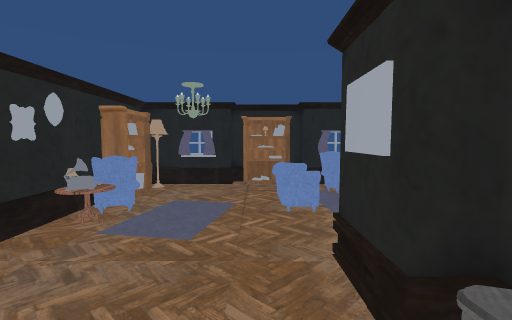
view 1 (above)

16 first-person views from a walk through a Unity game level. The camera is 1.5 m above the floor, tilts 4° down and sees 85° across. Doors are open. The floor is counted in squares, 1 m on a side. Each view is taken from the middle of a square. On the plan, view 1 faces up. The plan holds only what a view shows up to about 14 squares ahead; the rest is blank. Some surface patterns are stand-ins.

view 2
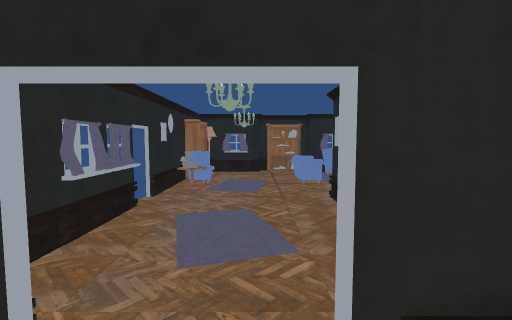

view 3
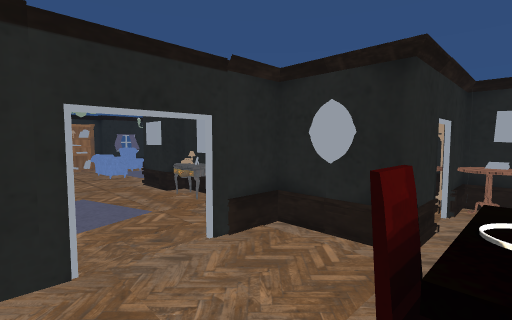

view 4
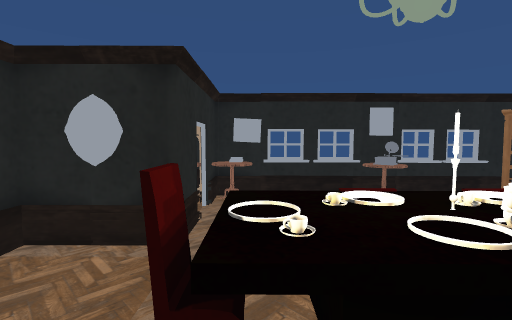

view 5
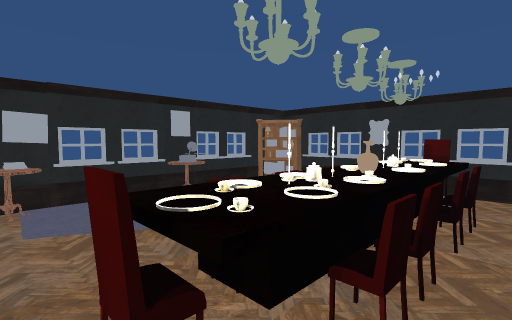

view 6
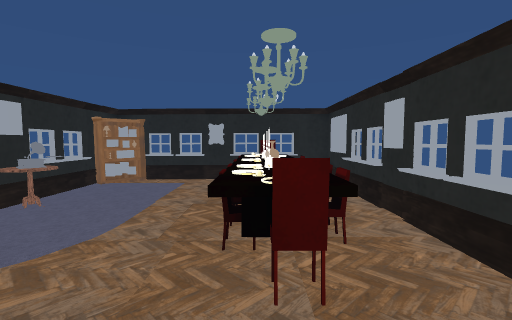

view 7
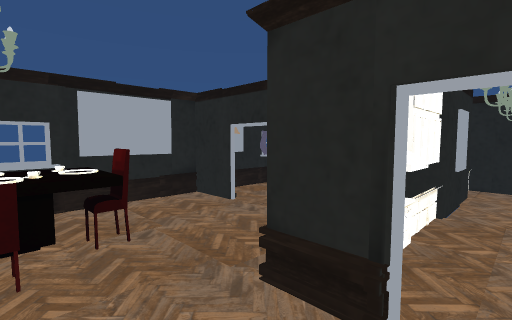

view 8
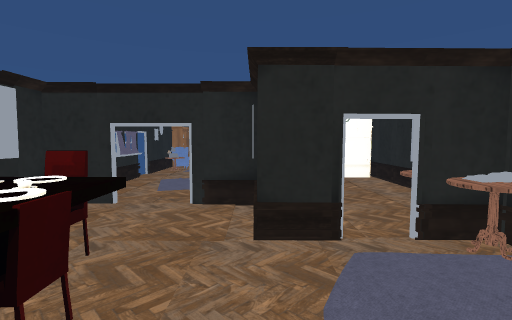

view 9
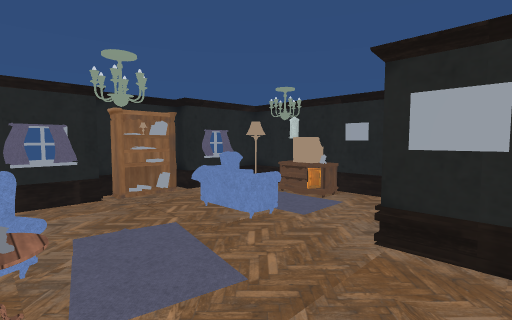

view 10
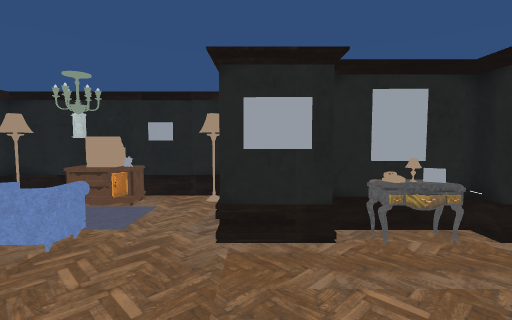

view 11
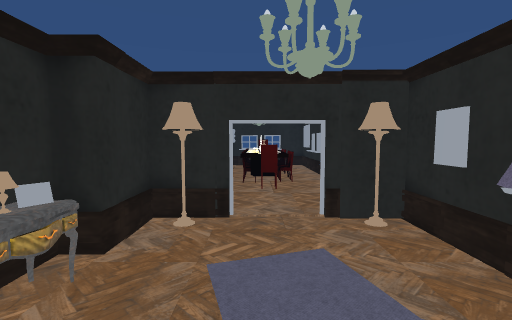

view 12
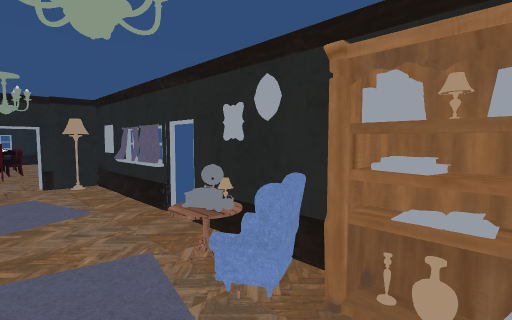

view 13
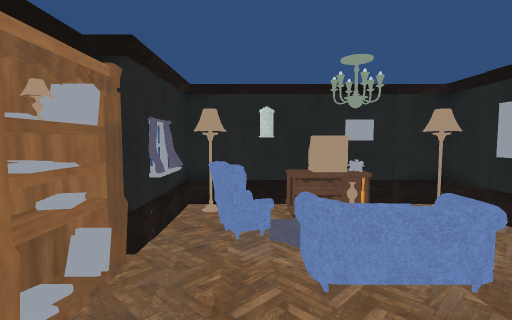

view 14
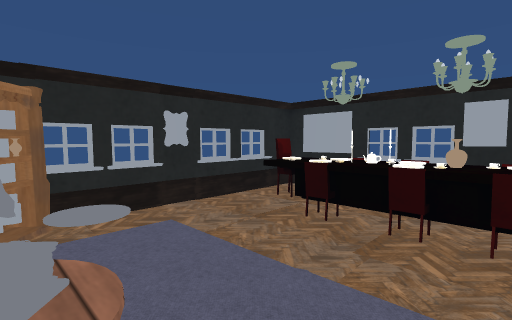

view 15
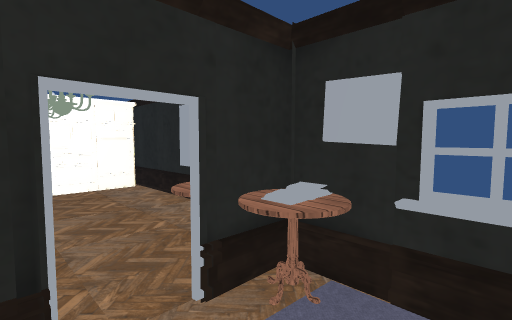

view 16
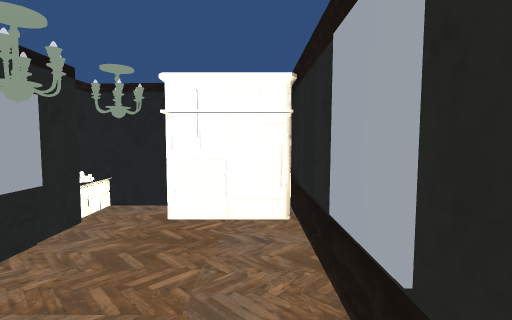

### Floor plan
Ten units are one square. View 1 is at (0, 0); x grows to the right and y downward. Boxes are objects, and circles mark ways between rooms. Rooms are numbered by the first view taken in them; rooms with no view inside come last. Other rooms are left out.
<svg viewBox="-50 -110 114 256">
<path fill="none" stroke="#000" d="M28 -35 46 -35 46 -95M18 -21 18 -4M-39 -65 -39 -34M-39 -26 -39 23 -23 23M-4 -102 -8 -102 -8 -96 -36 -96M46 -96 17 -96 17 -102M-5 23 10 23M11 26 11 6 17 6 17 -19 11 -19 11 -25M-36 -26 -36 0M-14 -95 -26 -95M46 -95 23 -95M46 85 46 64M24 49 11 49 11 45M46 130 46 94M11 26 -6 26M-23 26 -39 26 -39 141 35 141M-21 58 -15 58M44 84 44 64M-36 58 -36 75M10 139 34 139M44 123 44 98M-27 139 0 139M18 -4 18 8M59 21 59 -34M46 56 46 49M30 -34 25 -34M18 8 11 8"/>
<rect x="-45" y="-75" width="10" height="10" fill="#bbb"><title>other object</title></rect>
<rect x="-45" y="-85" width="10" height="10" fill="#bbb"><title>other object</title></rect>
<rect x="-35" y="-45" width="10" height="10" fill="#bbb"><title>other object</title></rect>
<rect x="-35" y="-55" width="10" height="10" fill="#bbb"><title>other object</title></rect>
<rect x="-35" y="-65" width="10" height="10" fill="#bbb"><title>other object</title></rect>
<rect x="-35" y="-75" width="10" height="10" fill="#bbb"><title>other object</title></rect>
<rect x="-35" y="-85" width="10" height="10" fill="#bbb"><title>other object</title></rect>
<rect x="-25" y="-25" width="20" height="30" fill="#bbb"><title>other object</title></rect>
<rect x="-25" y="-65" width="10" height="10" fill="#bbb"><title>other object</title></rect>
<rect x="-5" y="-15" width="10" height="10" fill="#bbb"><title>other object</title></rect>
<rect x="-5" y="-105" width="10" height="10" fill="#bbb"><title>other object</title></rect>
<rect x="5" y="-15" width="10" height="20" fill="#bbb"><title>other object</title></rect>
<rect x="5" y="-35" width="10" height="10" fill="#bbb"><title>other object</title></rect>
<rect x="5" y="-75" width="10" height="20" fill="#bbb"><title>other object</title></rect>
<rect x="5" y="-105" width="10" height="10" fill="#bbb"><title>other object</title></rect>
<rect x="15" y="-35" width="10" height="10" fill="#bbb"><title>other object</title></rect>
<rect x="15" y="-95" width="20" height="20" fill="#bbb"><title>other object</title></rect>
<rect x="25" y="-75" width="20" height="20" fill="#bbb"><title>other object</title></rect>
<rect x="-25" y="105" width="10" height="10" fill="#bbb"><title>other object</title></rect>
<rect x="-25" y="95" width="10" height="10" fill="#bbb"><title>other object</title></rect>
<rect x="-25" y="85" width="20" height="20" fill="#bbb"><title>other object</title></rect>
<rect x="-25" y="75" width="10" height="10" fill="#bbb"><title>other object</title></rect>
<rect x="-25" y="65" width="10" height="10" fill="#bbb"><title>other object</title></rect>
<rect x="-15" y="115" width="10" height="10" fill="#bbb"><title>other object</title></rect>
<rect x="-15" y="105" width="10" height="10" fill="#bbb"><title>other object</title></rect>
<rect x="-15" y="85" width="10" height="10" fill="#bbb"><title>other object</title></rect>
<rect x="-15" y="75" width="10" height="10" fill="#bbb"><title>other object</title></rect>
<rect x="-15" y="65" width="10" height="10" fill="#bbb"><title>other object</title></rect>
<rect x="-15" y="55" width="10" height="10" fill="#bbb"><title>other object</title></rect>
<rect x="-5" y="85" width="10" height="10" fill="#bbb"><title>other object</title></rect>
<rect x="35" y="125" width="10" height="10" fill="#bbb"><title>other object</title></rect>
<rect x="35" y="115" width="10" height="10" fill="#bbb"><title>other object</title></rect>
<rect x="35" y="85" width="10" height="20" fill="#bbb"><title>other object</title></rect>
<rect x="35" y="45" width="10" height="20" fill="#bbb"><title>other object</title></rect>
<rect x="5" y="35" width="10" height="10" fill="#bbb"><title>other object</title></rect>
<rect x="5" y="25" width="20" height="20" fill="#bbb"><title>other object</title></rect>
<rect x="15" y="25" width="10" height="10" fill="#bbb"><title>other object</title></rect>
<rect x="15" y="5" width="10" height="20" fill="#bbb"><title>other object</title></rect>
<rect x="35" y="35" width="10" height="10" fill="#bbb"><title>other object</title></rect>
<rect x="35" y="-25" width="20" height="10" fill="#bbb"><title>other object</title></rect>
<circle cx="-12" cy="22" r="3" fill="#2a7"/>
<circle cx="20" cy="50" r="3" fill="#2a7"/>
<circle cx="35" cy="50" r="3" fill="#2a7"/>
<text x="0" y="-50">1</text>
<text x="0" y="90">2</text>
<text x="30" y="20">3</text>
</svg>
Room 1 opens to room 2. Room 2 opens to room 3.

Where each view was taken, in squares from view 1:
view 1: 0 up, 0 right, facing up
view 2: 4 down, 1 left, facing up
view 3: 6 down, 3 left, facing up-right
view 4: 6 down, 3 left, facing right
view 5: 5 down, 3 left, facing down-right
view 6: 3 down, 1 left, facing down
view 7: 7 down, 3 right, facing up-left
view 8: 9 down, 1 right, facing up
view 9: 2 up, 3 left, facing up-right
view 10: 3 up, 3 left, facing right
view 11: 3 up, 1 left, facing down
view 12: 8 up, 1 left, facing down-left
view 13: 8 up, 2 left, facing right
view 14: 8 down, 4 right, facing down-left
view 15: 7 down, 2 right, facing up-right
view 16: 3 down, 5 right, facing up
